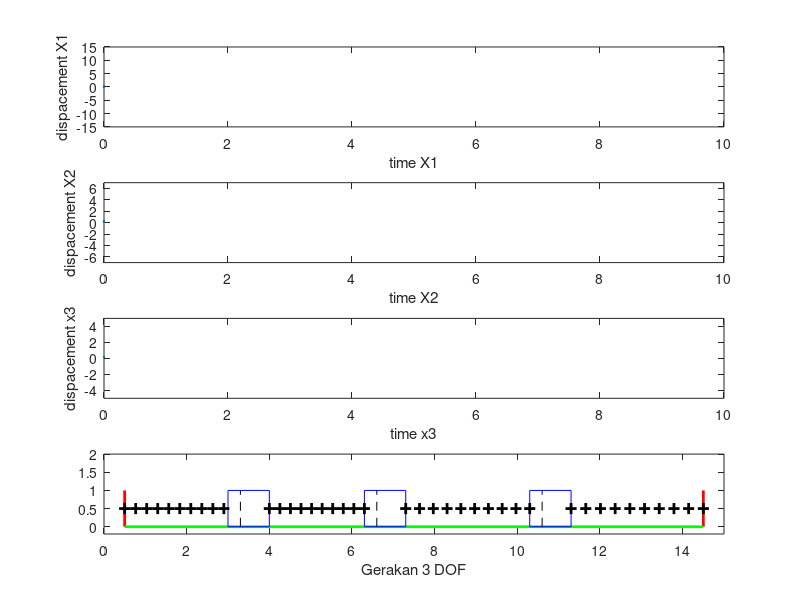

MATLAB code for this plot: (Note: this script raises an error after producing the figure.)
close all
clear
clc

k1 = 120;
k2 = 120;
k3 = 120;
k4 = 120;
m1 = 12;
m2 = 12;
m3 = 12;


A = [0 0 0 1 0 0;
     0 0 0 0 1 0;
     0 0 0 0 0 1;
     -(k1+k2)/m1 k2/m1 0 0 0 0;
     -k2/m2 -(k2+k3)/m2 k3/m3 0 0 0;
     0 k3/m3 -(k3+k4)/m3 0 0 0];
B = [0 0 0;0 0 0;1/m1 0 1/m3;0 1/m2 0; 0 0 0; 0 0 0];
C = [1 0 0 0 0 0;0 1 0 0 0 0;0 0 1 0 0 0;0 0 0 1 0 0; 0 0 0 0 1 0;0 0 0 0 0 1];
D = [0 0 0;0 0 0;0 0 0;0 0 0;0 0 0;0 0 0];


sys = ss(A,B,C,D);
Fs = 100;
t = (0:1/Fs:10)';
F1 = zeros(size(t));
F2 = zeros(size(t));
F3 = zeros(size(t));
x0 = [0.2;0.2;0.2;0;0;0];

x = lsim(sys,[F1 F2 F3],t,x0);
x1 = x(:,1);
x2 = x(:,2);
x3 = x(:,3);


massa1 = [2.8 0;3.8 0;3.8 1;2.8 1;2.8 0];
massa2 = [6.1 0;7.1 0;7.1 1;6.1 1;6.1 0];
massa3 = [10.1 0;11.1 0;11.1 1;10.1 1;10.1 0];

X1 = fft(x1);
Freq = linspace(0,Fs,length(X1));
X2 = fft(x2);
Freq = linspace(0,Fs,length(X2));
X3 = fft(x3);
Freq = linspace(0,Fs,length(X3));


%FFt
X1 = fft(x1);
Freq = linspace(0,Fs,length(X1));
figure
plot(Freq,abs(X1)/length(X1))
xlim([0 Fs/2])
xlabel('xxx')
ylabel('yyy')


figure (1)
for tt = linspace(min(t),max(t),90)
    idx = t <= tt;
    subplot(4,1,1)
    plot(t(idx),x1(idx),'linewidth',1.3)
    xlim([min(t) max(t)])
    ylim([-15 15])
    xlabel('time X1')
    ylabel('dispacement X1')
    
    subplot(4,1,2)
    plot(t(idx),x2(idx),'linewidth',1.3)  
    xlim([min(t) max(t)])
    ylim([-7 7])
    xlabel('time X2')
    ylabel('dispacement X2')
    
    subplot(4,1,3)
    plot(t(idx),x3(idx),'linewidth',1.3)
    xlim([min(t) max(t)])
    ylim([-5 5])
    xlabel('time x3')
    ylabel('dispacement x3')
    pause(0.001)
    
    subplot(4,1,4)
    idx = t<= tt;
    mdx1 = x1(idx);
    mdx1 = mdx1(end);
    mdx2 = x2(idx);
    mdx2 = mdx2(end);
    mdx3 = x3(idx);
    mdx3 = mdx3(end);
    
    plot([0.5 0.5],[0 1],'r','LineWidth',2)
    hold on
    plot([14.5 14.5],[0 1],'r','LineWidth',2)
    plot([0.5 14.5],[0 0],'g','LineWidth',2)
    plot(massa1(:,1)+mdx1,massa1(:,2),'b')
    plot(massa2(:,1)+mdx2,massa2(:,2),'b')
    plot(massa3(:,1)+mdx3,massa2(:,2),'b')
    
    pegas1 = linspace(0.5,2.7+mdx1,10);
    pegas2 = linspace(3.8+mdx1,6.1+mdx2,10);
    pegas3 = linspace(7.1+mdx2,10.1+mdx3,10);
    pegas4 = linspace(11.1+mdx3,14.5,10);
    
    plot(pegas1,0.5,'k+','LineWidth',2,'MarkerSize',8)
    plot(pegas2,0.5,'k+','LineWidth',2,'MarkerSize',8)
    plot(pegas3,0.5,'k+','LineWidth',2,'MarkerSize',8)
    plot(pegas4,0.5,'k+','LineWidth',2,'MarkerSize',8)
    plot([3.3 3.3],[0 1],'k--')
    plot([6.6 6.6],[0 1],'k--')
    plot([10.6 10.6],[0 1],'k--')
    xlim([0 15]); ylim([-0.2 2])

    xlabel('Gerakan 3 DOF')
    hold off
    pause (0.001)

 frame = getframe(figure(1));
    im = frame2im(frame);
    [imind,cm] = rgb2ind(im,256);
      if tt == 0
          imwrite(imind,cm,'3dof.gif','gif', 'Loopcount',inf);
      else
          imwrite(imind,cm,'3dof.gif','gif','WriteMode','append');
      end

end

figure(2)
subplot(3,2,1)
plot(Freq,abs(X1)/length(X1))
xlim([0 Fs/2])
xlabel('Frequency (Hz)')
ylabel('Abs(X1)')

subplot(3,2,2)
plot(Freq,abs(X2)/length(X2))
xlim([0 Fs/2])
xlabel('Frequency (Hz)')
ylabel('Abs(X2)')

subplot(3,2,[3,4])
plot(Freq,abs(X3)/length(X3))
xlim([0 Fs/2])
xlabel('Frequency (Hz)')
ylabel('Abs(X3)')
